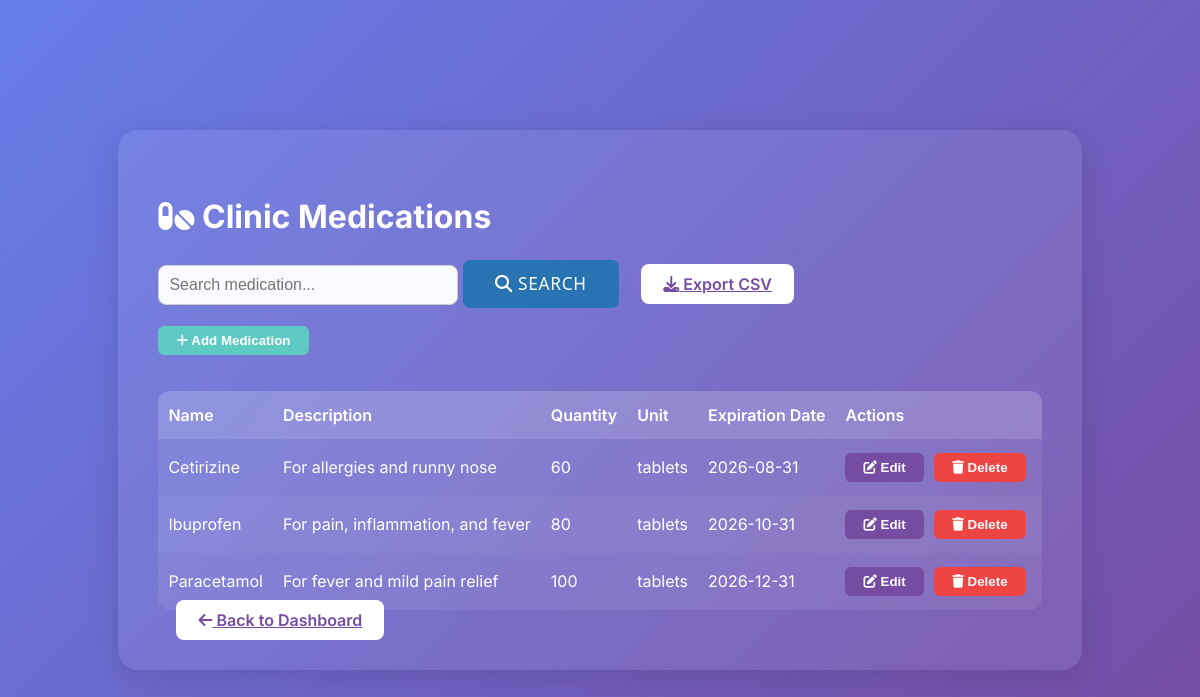
Page /clinic_medications.php (signed in) on the committed database.
### tables this page shows
CREATE TABLE `medications` (
  `medication_id` bigint(20) NOT NULL AUTO_INCREMENT,
  `name` varchar(100) NOT NULL,
  `description` text DEFAULT NULL,
  `quantity` int(11) NOT NULL DEFAULT 0,
  `unit` varchar(20) DEFAULT NULL,
  `expiration_date` date DEFAULT NULL,
  PRIMARY KEY (`medication_id`)
);

### clinic_medications.php (the view, shortened to what this page needs)
<?php
require 'includes/db.php';
$search = $_GET['search'] ?? '';
$where = '';
$medications = [];
$sql = "SELECT * FROM medications $where ORDER BY expiration_date IS NULL, expiration_date ASC, name ASC";
$result = $conn->query($sql);
while ($row = $result->fetch_assoc()) $medications[] = $row;
?>
<!DOCTYPE html>
<html lang="en">
<head>
    <link rel="stylesheet" href="css/style.css">
    <link rel="stylesheet" href="https://cdnjs.cloudflare.com/ajax/libs/font-awesome/6.4.0/css/all.min.css">
</head>
<body>
    <div class="container">
        <h2><i class="fa fa-pills"></i> Clinic Medications</h2>
        <div class="search-bar">
            <form method="get" style="display:inline;">
                <input type="text" name="search" value="<?php echo htmlspecialchars($search); ?>" placeholder="Search medication...">
                <button type="submit" class="export-btn"><i class="fa fa-search"></i> Search</button>
            </form>
            <a href="?export=csv" class="export-btn"><i class="fa fa-download"></i> Export CSV</a>
        </div>
        <button class="action-btn" style="margin-bottom:18px;" onclick="toggleAddForm()"><i class="fa fa-plus"></i> Add Medication</button>
        <table>
            <thead>
                <tr>
                    <th>Name</th>
                    <th>Description</th>
                    <th>Quantity</th>
                    <th>Unit</th>
                    <th>Expiration Date</th>
                    <th>Actions</th>
                </tr>
            </thead>
            <tbody>
                <?php if (count($medications) === 0) { ?>
                    <tr><td colspan="6" class="no-data">No medications found.</td></tr>
                <?php } else { foreach ($medications as $m) { ?>
                    <tr>
                        <td><?php echo htmlspecialchars($m['name']); ?></td>
                        <td><?php echo htmlspecialchars($m['description']); ?></td>
                        <td><?php echo htmlspecialchars($m['quantity']); ?></td>
                        <td><?php echo htmlspecialchars($m['unit']); ?></td>
                        <td><?php echo htmlspecialchars($m['expiration_date']); ?></td>
                        <td>
                            <button class="action-btn edit" onclick="fillEditForm('<?php echo $m['medication_id']; ?>','<?php echo htmlspecialchars(addslashes($m['name'])); ?>','<?php echo htmlspecialchars(addslashes($m['description'])); ?>','<?php echo $m['quantity']; ?>','<?php echo htmlspecialchars(addslashes($m['unit'])); ?>','<?php echo $m['expiration_date']; ?>')"><i class="fa fa-edit"></i> Edit</button>
                            <form method="post" style="display:inline;">
                                <button type="submit" name="delete_med" class="action-btn delete" onclick="return confirm('Delete this medication?')"><i class="fa fa-trash"></i> Delete</button>
                            </form>
                        </td>
                    </tr>
                <?php }} ?>
            </tbody>
        </table>
        <a href="clinic_dashboard.php" class="export-btn" style="margin-top:24px;"><i class="fa fa-arrow-left"></i> Back to Dashboard</a>
    </div>
</body>
</html>

### css/style.css (style rules this page uses)
body { margin: 0; padding: 0; font-family: 'Segoe UI', Arial, sans-serif; background: url('../assets/pdmhs_campus.jpg') no-repeat center center fixed; background-size: cover; min-height: 100vh; display: flex; align-items: center; justify-content: center; }
input[type="text"], input[type="password"] { width: 100%; padding: 12px 14px; border: 1.5px solid #b5cfd2; border-radius: 6px; font-size: 1.05rem; margin-bottom: 0; box-sizing: border-box; background: #f8fafd; transition: border 0.2s, box-shadow 0.2s; }
.btn, .signin-btn, .quick-actions-list button, .search-bar button { font-family: 'Segoe UI', Arial, sans-serif; font-size: 1.18rem; font-weight: 700; letter-spacing: 0.04em; border-radius: 8px; outline: none; box-shadow: 0 2px 8px rgba(95,201,196,0.08); transition: background 0.2s, box-shadow 0.2s, border 0.2s; min-height: 48px; min-width: 120px; padding: 14px 0; border: none; cursor: pointer; display: inline-block; text-align: center; text-transform: uppercase; text-shadow: 0 1px 2px rgba(0,0,0,0.08); margin-left: auto; margin-right: auto; }
.search-bar button { background: #2874b2; color: #fff; border-radius: 7px; font-size: 1.08rem; font-weight: 500; padding: 0 32px; }

### clinic_medications.php (style rules this page uses)
body { background: linear-gradient(135deg, #667eea 0%, #764ba2 100%); font-family: 'Inter', sans-serif; color: #fff; }
.container { max-width: 900px; margin: 60px auto; background: rgba(255,255,255,0.08); border-radius: 20px; box-shadow: 0 8px 32px rgba(0,0,0,0.12); padding: 40px; }
h2 { font-size: 2rem; margin-bottom: 24px; }
.search-bar { margin-bottom: 18px; }
.search-bar input { width: 300px; padding: 10px; border-radius: 8px; border: 1px solid #ccc; font-size: 1rem; }
.export-btn { background: #fff; color: #764ba2; border: none; border-radius: 8px; padding: 10px 22px; font-weight: 600; margin-left: 18px; cursor: pointer; }
table { width: 100%; border-collapse: collapse; margin-top: 18px; background: rgba(255,255,255,0.08); border-radius: 12px; overflow: hidden; }
th, td { padding: 14px 10px; text-align: left; }
th { background: rgba(255,255,255,0.12); color: #fff; font-weight: 600; }
tr:nth-child(even) { background: rgba(255,255,255,0.04); }
.action-btn { background: #5fc9c4; color: #fff; border: none; border-radius: 6px; padding: 7px 18px; font-weight: 600; cursor: pointer; text-decoration: none; margin-right: 6px; }
.action-btn.edit { background: #764ba2; }
.action-btn.delete { background: #ef4444; }
input, textarea, select { width: 100%; padding: 12px; border-radius: 8px; border: 1px solid rgba(255,255,255,0.2); background: rgba(255,255,255,0.12); color: #fff; margin-bottom: 18px; font-size: 1rem; }

### rows in the picture
medications: name "Cetirizine", description "For allergies and runny nose", quantity "60", unit "tablets", expiration_date "2026-08-31"
medications: name "Ibuprofen", description "For pain, inflammation, and fever", quantity "80", unit "tablets", expiration_date "2026-10-31"
medications: name "Paracetamol", description "For fever and mild pain relief", quantity "100", unit "tablets", expiration_date "2026-12-31"
